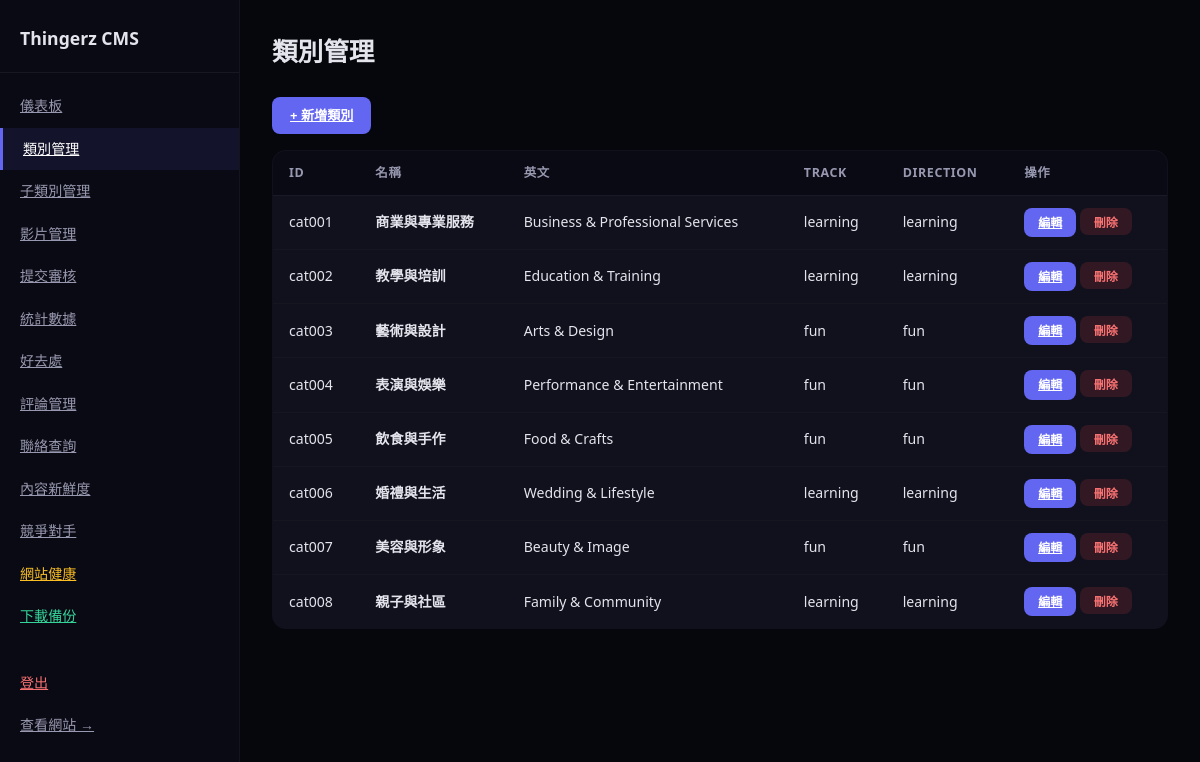
The app's page /admin/categories (signed in) with its own data.
### tables this page shows
CREATE TABLE categories (
        id TEXT, category_id TEXT UNIQUE, name_slug TEXT, name_zh TEXT, name_en TEXT,
        track TEXT, direction TEXT, description_zh TEXT, description_en TEXT);

### app.py (the view, shortened to what this page needs)
@app.route('/admin/categories', methods=['GET', 'POST'])
@admin_required
def admin_categories():
    return render_template('admin/categories.html', categories=read_csv('categories.csv'))

### app.py (called while the page is built)
def get_db():
    db = sqlite3.connect(DB_PATH)
    db.row_factory = sqlite3.Row
    db.execute("PRAGMA journal_mode=WAL")
    return db

def read_table(table_name):
    db = get_db()
    rows = [dict(r) for r in db.execute(f"SELECT * FROM {table_name}").fetchall()]
    db.close()
    return rows

def read_csv(filename):
    return read_table(filename.replace('.csv', ''))

def get_categories(track=None, direction=None):
    cats = read_csv('categories.csv')
    if track:
        cats = [c for c in cats if c.get('track', '') == track]
    if direction:
        cats = [c for c in cats if c.get('direction', '') == direction]
    return cats

def admin_required(f):
    @wraps(f)
    def decorated(*args, **kwargs):
        if not session.get('admin_logged_in'):
            return redirect(url_for('admin_login'))
        return f(*args, **kwargs)
    return decorated

@app.context_processor
def inject_globals():
    return {
        'categories': get_categories(),
        'platform_config': PLATFORM_CONFIG,
        'directions': DIRECTIONS,
        'now': datetime.now()
    }

@app.after_request
def add_utf8_header(response):
    ct = response.headers.get('Content-Type', '')
    if ct and 'text/html' in ct:
        response.headers['Content-Type'] = 'text/html; charset=utf-8'
    return response

### templates/admin/categories.html (shortened to what this page needs)
{% extends "admin/layout.html" %}
{% block admin_content %}
<h1>類別管理</h1>
<div class="mb"><a href="#" onclick="document.getElementById('addForm').style.display='block';return false" class="btn btn-primary">+ 新增類別</a></div>
<table>
    <thead><tr><th>ID</th><th>名稱</th><th>英文</th><th>Track</th><th>Direction</th><th>操作</th></tr></thead>
    <tbody>
    {% for c in categories %}
    <tr>
        <td>{{ c['category_id'] }}</td>
        <td><strong>{{ c['name_zh'] }}</strong></td>
        <td>{{ c['name_en'] }}</td>
        <td>{{ c.get('track','') }}</td>
        <td>{{ c.get('direction','') }}</td>
        <td>
            <a href="{{ url_for('admin_category_edit', category_id=c['category_id']) }}" class="btn btn-primary btn-sm">編輯</a>
            <form method="POST" style="display:inline" onsubmit="return confirm('確定刪除 {{ c['name_zh'] }}？')"><button class="btn btn-danger btn-sm">刪除</button></form>
        </td>
    </tr>
    {% endfor %}
    </tbody>
</table>
{% endblock %}

### templates/admin/layout.html (style rules this page uses)
*,*::before,*::after { box-sizing:border-box;margin:0;padding:0 }
body { font-family:'Segoe UI','Microsoft JhengHei',sans-serif;background:#06060d;color:#e4e4ed;line-height:1.6 }
.main h1 { font-size:1.6rem;font-weight:800;margin-bottom:24px }
table { width:100%;border-collapse:collapse;background:#11111d;border-radius:14px;overflow:hidden;border:1px solid rgba(255,255,255,.04) }
th { text-align:left;padding:12px 16px;font-size:.78rem;color:#9898b0;text-transform:uppercase;letter-spacing:.05em;background:#0a0a14;border-bottom:1px solid rgba(255,255,255,.04) }
td { padding:12px 16px;font-size:.88rem;border-bottom:1px solid rgba(255,255,255,.02) }
.btn { padding:8px 18px;border-radius:8px;font-size:.82rem;font-weight:600;border:none;cursor:pointer;transition:all .2s;display:inline-flex;align-items:center;gap:6px }
.btn-primary { background:#6366f1;color:#fff }
.btn-danger { background:rgba(239,68,68,.15);color:#f87171 }
.btn-sm { padding:5px 14px;font-size:.75rem }
.mb { margin-bottom:16px }
a { color:#818cf8 }

### records on screen
categories: category_id "cat001", name_zh "商業與專業服務", name_en "Business & Professional Services", get "learning"
categories: category_id "cat002", name_zh "教學與培訓", name_en "Education & Training", get "learning"
categories: category_id "cat003", name_zh "藝術與設計", name_en "Arts & Design", get "fun"
categories: category_id "cat004", name_zh "表演與娛樂", name_en "Performance & Entertainment", get "fun"
categories: category_id "cat005", name_zh "飲食與手作", name_en "Food & Crafts", get "fun"
categories: category_id "cat006", name_zh "婚禮與生活", name_en "Wedding & Lifestyle", get "learning"
categories: category_id "cat007", name_zh "美容與形象", name_en "Beauty & Image", get "fun"
categories: category_id "cat008", name_zh "親子與社區", name_en "Family & Community", get "learning"
